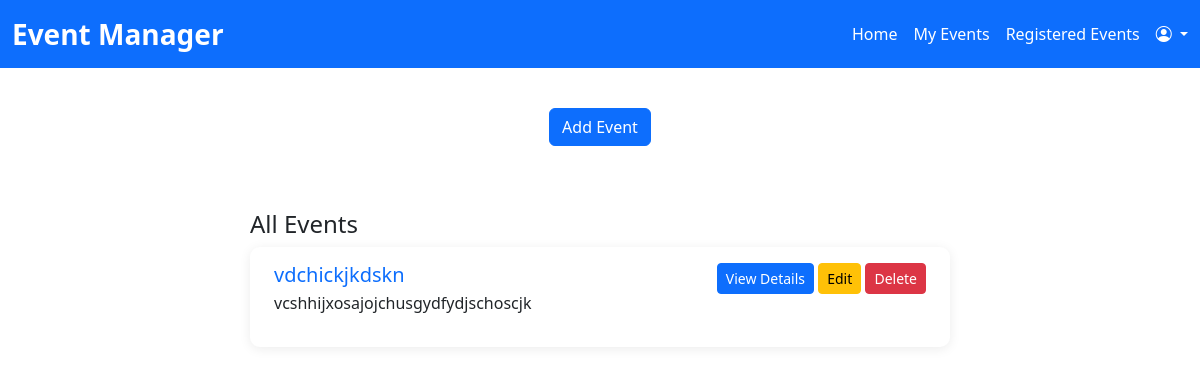
The app's page /api/auth/dashboard/ (signed in), older data.
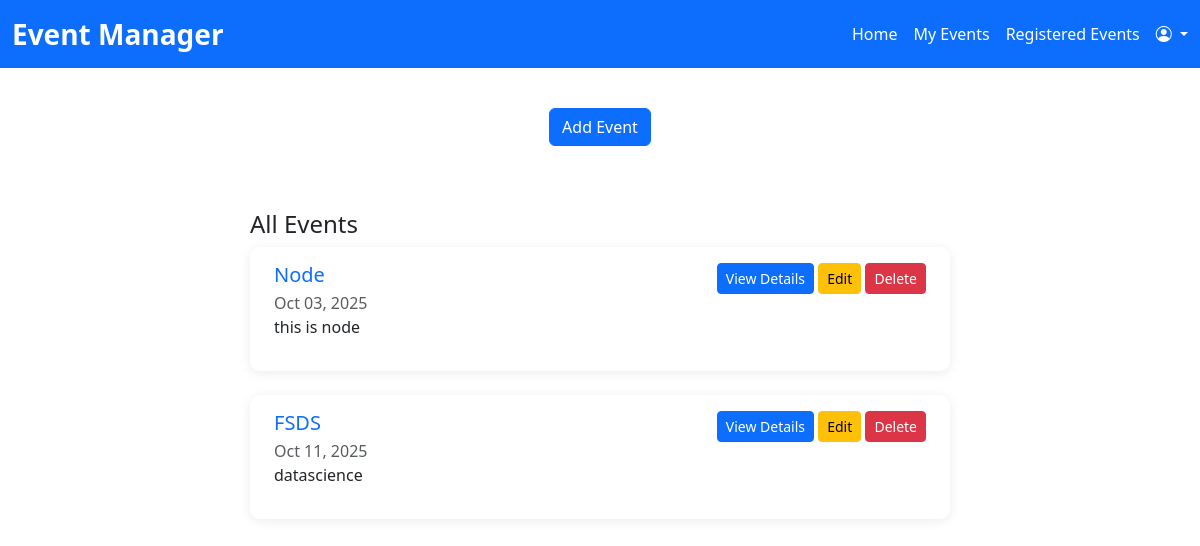
The same page, newer data.
### accounts/models.py (models this page shows, shortened)
class Event(models.Model):
    owner = models.ForeignKey(User, on_delete=models.CASCADE)
    owners = models.ManyToManyField(User, related_name='my_events', blank=True)  # Event owners
    title = models.CharField(max_length=200)
    description = models.TextField(blank=True)
    event_date = models.DateField()
    created_at = models.DateTimeField(auto_now_add=True)
    start_time = models.TimeField(null=True, blank=True)
    end_time = models.TimeField(null=True, blank=True)
    max_participants = models.PositiveIntegerField(null=True, blank=True)
    meeting_link = models.URLField(blank=True)
    registration_deadline = models.DateTimeField(null=True, blank=True)
    registrants = models.ManyToManyField(User, related_name='registered_events', blank=True)
    is_admin_event = models.BooleanField(default=False)
    class Meta:
        ordering = ['event_date']  # Always order events by date

### accounts/views.py (the view, shortened to what this page needs)
# urls.py: path('dashboard/', views.dashboard, name='dashboard'),
@login_required(login_url='/login/')
def dashboard(request):
    form = EventForm(request.POST or None)
    all_events = Event.objects.exclude(owners=request.user).order_by('event_date')
    for event in all_events:
        event.start_time_str = event.start_time.strftime("%H:%M") if event.start_time else None
        event.end_time_str = event.end_time.strftime("%H:%M") if event.end_time else None
    return render(request, "accounts/dashboard.html", {
        "form": form,
        "all_events": all_events
    })

### accounts/templates/accounts/dashboard.html (shortened to what this page needs)
{% load widget_tweaks %}
<!DOCTYPE html>
<html lang="en">
<head>
    <link href="https://cdn.jsdelivr.net/npm/bootstrap@5.3.0/dist/css/bootstrap.min.css" rel="stylesheet" />
    <link rel="stylesheet" href="https://cdn.jsdelivr.net/npm/bootstrap-icons@1.9.1/font/bootstrap-icons.css">
</head>
<body>
    <nav class="navbar navbar-expand-lg navbar-dark" style="background: #0d6efd;">
        <div class="container-fluid">
            <a class="navbar-brand fs-3 fw-bold" href="{% url 'dashboard' %}">Event Manager</a>
            <div class="d-flex align-items-center ms-auto">
                <a href="{% url 'dashboard' %}" class="nav-link text-white me-3">Home</a>
                <a href="{% url 'my_events' %}" class="nav-link text-white me-3">My Events</a>
                <a href="{% url 'registered_events' %}" class="nav-link text-white me-3">Registered Events</a>
                <div class="dropdown">
                    <button class="dropdown-toggle p-0 border-0 text-white bg-transparent"
                        type="button" id="profileDropdown" data-bs-toggle="dropdown" aria-expanded="false">
                        <i class="bi bi-person-circle"></i>
                    </button>
                </div>
            </div>
        </div>
    </nav>
    <div class="container mt-4">
        <div class="form-section text-center">
            <button id="showEventFormBtn" class="btn btn-primary mb-4">Add Event</button>
        </div>
        <div class="events-section" id="eventsSection">
            <h4>All Events</h4>
            {% if all_events %}
                {% for event in all_events %}
                    <div class="event-card">
                        <div class="d-flex justify-content-between align-items-start">
                            <div class="flex-grow-1">
                                <h5 class="mb-1">
                                    <a href="{% url 'event_detail' event.id %}" class="event-title-link">
                                        {{ event.title }}
                                    </a>
                                </h5>
                                <div class="text-muted">{{ event.event_date|date:"M d, Y" }}</div>
                                <p>{{ event.description }}</p>
                            </div>
                            <div class="ms-3">
                                <a href="{% url 'event_detail' event.id %}" class="btn btn-primary btn-sm">View Details</a>
                                {% if event.owner == request.user %}
                                    <a href="{% url 'edit_event' event.id %}" class="btn btn-warning btn-sm">Edit</a>
                                    <form method="POST" action="{% url 'delete_event' event.id %}" style="display:inline;">
                                        <button type="submit" class="btn btn-danger btn-sm">Delete</button>
                                    </form>
                                {% endif %}
                            </div>
                        </div>
                    </div>
                {% endfor %}
            {% else %}
                <div class="alert alert-info">No events available.</div>
            {% endif %}
        </div>
    </div>
</body>
</html>

Row changes from the older to the newer data that the page shows:
removed Event: title "vdchickjkdskn", description "vcshhijxosajojchusgydfydjschoscjk", shows "Edit"
added Event: title "Node", event_date "Oct 03, 2025", description "this is node", shows "Edit"
added Event: title "FSDS", event_date "Oct 11, 2025", description "datascience", shows "Edit"
